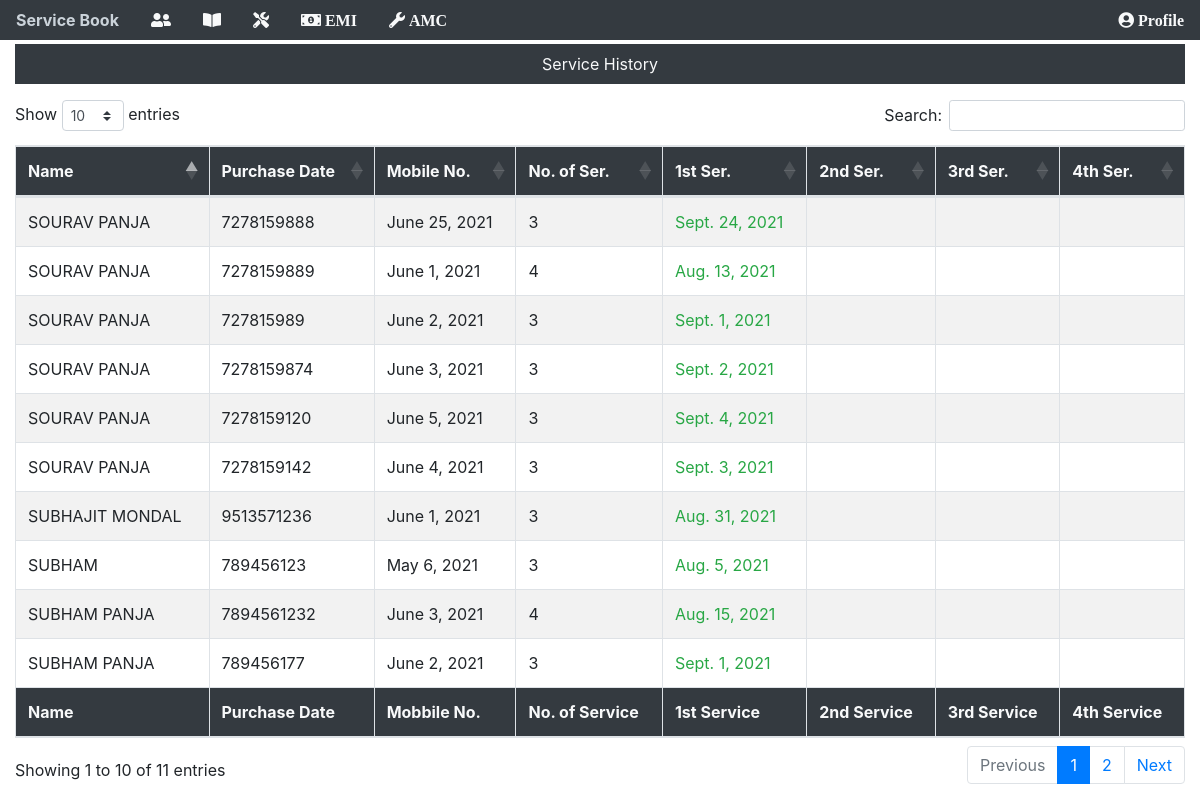
Page /customer/service (signed in) on the committed database.
### app/models.py (models this page shows, shortened)
class customerDetails(models.Model):
    custimerId = models.AutoField(primary_key=True)
    name = models.CharField(max_length=100)
    address = models.CharField(max_length=100, null=True)
    phoneNo = models.CharField(max_length=100, unique=True)
    email = models.EmailField(null=True)
    service = models.IntegerField(null=True, blank=True)
    emi = models.CharField(max_length=10, null=True, blank=True)
    modelNameOne = models.CharField(max_length=100)
    quantityOne = models.CharField(max_length=2, null=True)
    modelNoOne = models.CharField(max_length=100)
    modelNameTwo = models.CharField(max_length=100, blank=True)
    quantityTwo = models.CharField(max_length=2, null=True, blank=True)
    modelNoTwo = models.CharField(max_length=100, blank=True)
    purchaseDate = models.DateField(auto_now=False, auto_now_add=False)
    totalAmount = models.IntegerField()
    advanceAmount = models.IntegerField()
    dueAmount = models.IntegerField(null=True)
    def service_Calculation(self):
        if self.service == 4:
            td = timedelta(days = 73)
            first_ser = self.purchaseDate
            return first_ser + td
        elif self.service == 3:
            tdd = timedelta(days = 91)
            first_service = self.purchaseDate
            return first_service  + tdd

### app/views.py (the view)
# urls.py: path('customer/service', views.service, name="service"),
@login_required(login_url="/login")
def service(request):
    dtt = customerDetails.objects.all()
    return render(request, "service.html", {"dtt": dtt})

### templates/service.html (shortened to what this page needs)
{% include "base.html" %}
{% block content %}
<div class="container-fluid">
    <div class="bg-dark mt-1">
        <p class="nav-link text-light text-center">Service History</p>
    </div>
    <table id="example" class="table table-striped table-bordered" style="width:100%">
        <thead class="bg-dark text-light">
            <tr>
                <th>Name</th>
                <th>Purchase Date</th>
                <th>Mobile No.</th>
                <th>No. of Ser.</th>
                <th>1st Ser.</th>
                <th>2nd Ser.</th>
                <th>3rd Ser.</th>
                <th>4th Ser.</th>
            </tr>
        </thead>
        <tbody>
            {% for dt in dtt %}
            <tr>
                <td>{{dt.name | upper}}</td>
                <td>{{dt.phoneNo}}</td>
                <td>{{dt.purchaseDate}}</td>
                <td>{{dt.service}}</td>
                <td><a href="{% url 'technicianPage' dt.custimerId %}" class="text-success">{{ dt.service_Calculation}}</a></td>
                <td></td>
                <td></td>
                <td></td>
            </tr>
            {% endfor %}
        </tbody>
        <tfoot class="bg-dark text-light">
            <tr>
                <th>Name</th>
                <th>Purchase Date</th>
                <th>Mobbile No.</th>
                <th>No. of Service</th>
                <th>1st Service</th>
                <th>2nd Service</th>
                <th>3rd Service</th>
                <th>4th Service</th>
            </tr>
        </tfoot>
    </table>
</div>
{% endblock content %}

### rows in the picture
customerDetails: name "SUBHAM PANJA", phoneNo "7894561232", purchaseDate "June 3, 2021", service "4", service_Calculation "Aug. 15, 2021"
customerDetails: name "SUBHAJIT MONDAL", phoneNo "9513571236", purchaseDate "June 1, 2021", service "3", service_Calculation "Aug. 31, 2021"
customerDetails: name "SUBHAM", phoneNo "789456123", purchaseDate "May 6, 2021", service "3", service_Calculation "Aug. 5, 2021"
customerDetails: name "SOURAV PANJA", phoneNo "7278159888", purchaseDate "June 25, 2021", service "3", service_Calculation "Sept. 24, 2021"
customerDetails: name "SOURAV PANJA", phoneNo "7278159889", purchaseDate "June 1, 2021", service "4", service_Calculation "Aug. 13, 2021"
customerDetails: name "SOURAV PANJA", phoneNo "727815989", purchaseDate "June 2, 2021", service "3", service_Calculation "Sept. 1, 2021"
customerDetails: name "SOURAV PANJA", phoneNo "7278159874", purchaseDate "June 3, 2021", service "3", service_Calculation "Sept. 2, 2021"
customerDetails: name "SOURAV PANJA", phoneNo "7278159120", purchaseDate "June 5, 2021", service "3", service_Calculation "Sept. 4, 2021"
customerDetails: name "SOURAV PANJA", phoneNo "7278159142", purchaseDate "June 4, 2021", service "3", service_Calculation "Sept. 3, 2021"
customerDetails: name "SUBHAM PANJA", phoneNo "789456177", purchaseDate "June 2, 2021", service "3", service_Calculation "Sept. 1, 2021"
